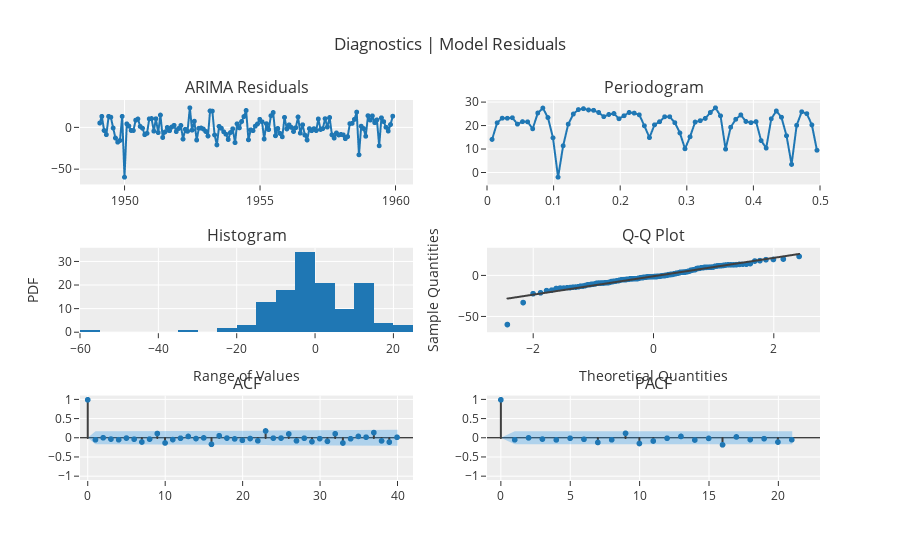

The code cell stored with this chart in its notebook:
### Code cell
exp.plot_model(sarima111212, plot='diagnostics')

### Figure 1 — Plotly figure (JSON) as saved in the notebook; plotly's stock layout.template omitted (floating-point values rounded to 4 significant figures; data arrays with more than 128 entries replaced by an {"elided": "..."} marker saying what was removed)
{"data": [{"line": {"color": "rgb(31, 119, 180)", "width": 2}, "marker": {"color": "rgb(31, 119, 180)", "size": 5}, "mode": "lines+markers", "name": "ARIMA", "showlegend": false, "type": "scattergl", "x": {"elided": "131 str values"}, "xaxis": "x", "y": {"elided": "131 float values"}, "yaxis": "y"}, {"hoverinfo": "text", "hovertext": ["Freq: 0.0076<br>Ampl: 14.2289<br>Time period: 131.0", "Freq: 0.0153<br>Ampl: 21.337<br>Time period: 65.5", "Freq: 0.0229<br>Ampl: 23.3233<br>Time period: 43.6667", "Freq: 0.0305<br>Ampl: 23.2977<br>Time period: 32.75", "Freq: 0.0382<br>Ampl: 23.5029<br>Time period: 26.2", "Freq: 0.0458<br>Ampl: 20.7744<br>Time period: 21.8333", "Freq: 0.0534<br>Ampl: 21.8448<br>Time period: 18.7143", "Freq: 0.0611<br>Ampl: 21.755<br>Time period: 16.375", "Freq: 0.0687<br>Ampl: 18.7671<br>Time period: 14.5556", "Freq: 0.0763<br>Ampl: 25.5291<br>Time period: 13.1", "Freq: 0.084<br>Ampl: 27.6437<br>Time period: 11.9091", "Freq: 0.0916<br>Ampl: 23.5829<br>Time period: 10.9167", "Freq: 0.0992<br>Ampl: 14.892<br>Time period: 10.0769", "Freq: 0.1069<br>Ampl: -1.9595<br>Time period: 9.3571", "Freq: 0.1145<br>Ampl: 11.4934<br>Time period: 8.7333", "Freq: 0.1221<br>Ampl: 20.7621<br>Time period: 8.1875", "Freq: 0.1298<br>Ampl: 25.0842<br>Time period: 7.7059", "Freq: 0.1374<br>Ampl: 26.9936<br>Time period: 7.2778", "Freq: 0.145<br>Ampl: 27.4015<br>Time period: 6.8947", "Freq: 0.1527<br>Ampl: 26.8535<br>Time period: 6.55", "Freq: 0.1603<br>Ampl: 26.6896<br>Time period: 6.2381", "Freq: 0.1679<br>Ampl: 25.7671<br>Time period: 5.9545", "Freq: 0.1756<br>Ampl: 23.9682<br>Time period: 5.6957", "Freq: 0.1832<br>Ampl: 24.9152<br>Time period: 5.4583", "Freq: 0.1908<br>Ampl: 25.3082<br>Time period: 5.24", "Freq: 0.1985<br>Ampl: 23.071<br>Time period: 5.0385", "Freq: 0.2061<br>Ampl: 24.3654<br>Time period: 4.8519", "Freq: 0.2137<br>Ampl: 25.7688<br>Time period: 4.6786", "Freq: 0.2214<br>Ampl: 25.4909<br>Time period: 4.5172", "Freq: 0.229<br>Ampl: 24.7512<br>Time period: 4.3667", "Freq: 0.2366<br>Ampl: 20.0654<br>Time period: 4.2258", "Freq: 0.2443<br>Ampl: 14.9993<br>Time period: 4.0938", "Freq: 0.2519<br>Ampl: 20.4706<br>Time period: 3.9697", "Freq: 0.2595<br>Ampl: 21.8102<br>Time period: 3.8529", "Freq: 0.2672<br>Ampl: 23.9149<br>Time period: 3.7429", "Freq: 0.2748<br>Ampl: 23.9278<br>Time period: 3.6389", "Freq: 0.2824<br>Ampl: 21.3849<br>Time period: 3.5405", "Freq: 0.2901<br>Ampl: 16.9892<br>Time period: 3.4474", "Freq: 0.2977<br>Ampl: 10.218<br>Time period: 3.359", "Freq: 0.3053<br>Ampl: 15.3472<br>Time period: 3.275", "Freq: 0.313<br>Ampl: 21.6487<br>Time period: 3.1951", "Freq: 0.3206<br>Ampl: 22.2471<br>Time period: 3.119", "Freq: 0.3282<br>Ampl: 23.2372<br>Time period: 3.0465", "Freq: 0.3359<br>Ampl: 25.7359<br>Time period: 2.9773", "Freq: 0.3435<br>Ampl: 27.7647<br>Time period: 2.9111", "Freq: 0.3511<br>Ampl: 24.3307<br>Time period: 2.8478", "Freq: 0.3588<br>Ampl: 10.064<br>Time period: 2.7872", "Freq: 0.3664<br>Ampl: 19.4341<br>Time period: 2.7292", "Freq: 0.374<br>Ampl: 22.8505<br>Time period: 2.6735", "Freq: 0.3817<br>Ampl: 24.718<br>Time period: 2.62", "Freq: 0.3893<br>Ampl: 21.9221<br>Time period: 2.5686", "Freq: 0.3969<br>Ampl: 21.3983<br>Time period: 2.5192", "Freq: 0.4046<br>Ampl: 21.8429<br>Time period: 2.4717", "Freq: 0.4122<br>Ampl: 13.7154<br>Time period: 2.4259", "Freq: 0.4198<br>Ampl: 10.5116<br>Time period: 2.3818", "Freq: 0.4275<br>Ampl: 23.0722<br>Time period: 2.3393", "Freq: 0.4351<br>Ampl: 26.4127<br>Time period: 2.2982", "Freq: 0.4427<br>Ampl: 23.73<br>Time period: 2.2586", "Freq: 0.4504<br>Ampl: 15.7995<br>Time period: 2.2203", "Freq: 0.458<br>Ampl: 3.5185<br>Time period: 2.1833", "Freq: 0.4656<br>Ampl: 20.2618<br>Time period: 2.1475", "Freq: 0.4733<br>Ampl: 26.0739<br>Time period: 2.1129", "Freq: 0.4809<br>Ampl: 25.2465<br>Time period: 2.0794", "Freq: 0.4885<br>Ampl: 20.422<br>Time period: 2.0469", "Freq: 0.4962<br>Ampl: 9.5794<br>Time period: 2.0154"], "line": {"color": "#1f77b4", "width": 2}, "marker": {"size": 5}, "mode": "lines+markers", "name": "ARIMA", "showlegend": false, "type": "scattergl", "x": [0.007634, 0.01527, 0.0229, 0.03053, 0.03817, 0.0458, 0.05344, 0.06107, 0.0687, 0.07634, 0.08397, 0.0916, 0.09924, 0.1069, 0.1145, 0.1221, 0.1298, 0.1374, 0.145, 0.1527, 0.1603, 0.1679, 0.1756, 0.1832, 0.1908, 0.1985, 0.2061, 0.2137, 0.2214, 0.229, 0.2366, 0.2443, 0.2519, 0.2595, 0.2672, 0.2748, 0.2824, 0.2901, 0.2977, 0.3053, 0.313, 0.3206, 0.3282, 0.3359, 0.3435, 0.3511, 0.3588, 0.3664, 0.374, 0.3817, 0.3893, 0.3969, 0.4046, 0.4122, 0.4198, 0.4275, 0.4351, 0.4427, 0.4504, 0.458, 0.4656, 0.4733, 0.4809, 0.4885, 0.4962], "xaxis": "x2", "y": [14.23, 21.34, 23.32, 23.3, 23.5, 20.77, 21.84, 21.75, 18.77, 25.53, 27.64, 23.58, 14.89, -1.959, 11.49, 20.76, 25.08, 26.99, 27.4, 26.85, 26.69, 25.77, 23.97, 24.92, 25.31, 23.07, 24.37, 25.77, 25.49, 24.75, 20.07, 15.0, 20.47, 21.81, 23.91, 23.93, 21.38, 16.99, 10.22, 15.35, 21.65, 22.25, 23.24, 25.74, 27.76, 24.33, 10.06, 19.43, 22.85, 24.72, 21.92, 21.4, 21.84, 13.72, 10.51, 23.07, 26.41, 23.73, 15.8, 3.518, 20.26, 26.07, 25.25, 20.42, 9.579], "yaxis": "y2"}, {"alignmentgroup": "True", "bingroup": "x", "hovertemplate": "variable=ARIMA<br>value=%{x}<br>count=%{y}<extra></extra>", "legendgroup": "ARIMA", "marker": {"color": "#1f77b4", "pattern": {"shape": ""}}, "name": "ARIMA", "offsetgroup": "ARIMA", "orientation": "v", "showlegend": false, "type": "histogram", "x": {"elided": "131 float values"}, "xaxis": "x3", "yaxis": "y3"}, {"marker": {"color": "#1f77b4"}, "mode": "markers", "name": "ARIMA", "showlegend": false, "type": "scattergl", "x": {"elided": "131 float values"}, "xaxis": "x4", "y": {"elided": "131 float values"}, "yaxis": "y4"}, {"line": {"color": "#3f3f3f"}, "mode": "lines", "name": "ARIMA", "showlegend": false, "type": "scattergl", "x": {"elided": "131 float values"}, "xaxis": "x4", "y": {"elided": "131 float values"}, "yaxis": "y4"}, {"line": {"color": "#3f3f3f"}, "mode": "lines", "name": "ACF", "showlegend": false, "type": "scattergl", "x": [0, 0], "xaxis": "x5", "y": [0, 1], "yaxis": "y5"}, {"line": {"color": "#3f3f3f"}, "mode": "lines", "name": "ACF", "showlegend": false, "type": "scattergl", "x": [1, 1], "xaxis": "x5", "y": [0, -0.04629], "yaxis": "y5"}, {"line": {"color": "#3f3f3f"}, "mode": "lines", "name": "ACF", "showlegend": false, "type": "scattergl", "x": [2, 2], "xaxis": "x5", "y": [0, 0.005326], "yaxis": "y5"}, {"line": {"color": "#3f3f3f"}, "mode": "lines", "name": "ACF", "showlegend": false, "type": "scattergl", "x": [3, 3], "xaxis": "x5", "y": [0, -0.02868], "yaxis": "y5"}, {"line": {"color": "#3f3f3f"}, "mode": "lines", "name": "ACF", "showlegend": false, "type": "scattergl", "x": [4, 4], "xaxis": "x5", "y": [0, -0.04487], "yaxis": "y5"}, {"line": {"color": "#3f3f3f"}, "mode": "lines", "name": "ACF", "showlegend": false, "type": "scattergl", "x": [5, 5], "xaxis": "x5", "y": [0, -0.002216], "yaxis": "y5"}, {"line": {"color": "#3f3f3f"}, "mode": "lines", "name": "ACF", "showlegend": false, "type": "scattergl", "x": [6, 6], "xaxis": "x5", "y": [0, -0.03095], "yaxis": "y5"}, {"line": {"color": "#3f3f3f"}, "mode": "lines", "name": "ACF", "showlegend": false, "type": "scattergl", "x": [7, 7], "xaxis": "x5", "y": [0, -0.1045], "yaxis": "y5"}, {"line": {"color": "#3f3f3f"}, "mode": "lines", "name": "ACF", "showlegend": false, "type": "scattergl", "x": [8, 8], "xaxis": "x5", "y": [0, -0.02985], "yaxis": "y5"}, {"line": {"color": "#3f3f3f"}, "mode": "lines", "name": "ACF", "showlegend": false, "type": "scattergl", "x": [9, 9], "xaxis": "x5", "y": [0, 0.1169], "yaxis": "y5"}, {"line": {"color": "#3f3f3f"}, "mode": "lines", "name": "ACF", "showlegend": false, "type": "scattergl", "x": [10, 10], "xaxis": "x5", "y": [0, -0.1301], "yaxis": "y5"}, {"line": {"color": "#3f3f3f"}, "mode": "lines", "name": "ACF", "showlegend": false, "type": "scattergl", "x": [11, 11], "xaxis": "x5", "y": [0, -0.04191], "yaxis": "y5"}, {"line": {"color": "#3f3f3f"}, "mode": "lines", "name": "ACF", "showlegend": false, "type": "scattergl", "x": [12, 12], "xaxis": "x5", "y": [0, -0.006308], "yaxis": "y5"}, {"line": {"color": "#3f3f3f"}, "mode": "lines", "name": "ACF", "showlegend": false, "type": "scattergl", "x": [13, 13], "xaxis": "x5", "y": [0, 0.04085], "yaxis": "y5"}, {"line": {"color": "#3f3f3f"}, "mode": "lines", "name": "ACF", "showlegend": false, "type": "scattergl", "x": [14, 14], "xaxis": "x5", "y": [0, -0.01444], "yaxis": "y5"}, {"line": {"color": "#3f3f3f"}, "mode": "lines", "name": "ACF", "showlegend": false, "type": "scattergl", "x": [15, 15], "xaxis": "x5", "y": [0, 0.002511], "yaxis": "y5"}, {"line": {"color": "#3f3f3f"}, "mode": "lines", "name": "ACF", "showlegend": false, "type": "scattergl", "x": [16, 16], "xaxis": "x5", "y": [0, -0.1651], "yaxis": "y5"}, {"line": {"color": "#3f3f3f"}, "mode": "lines", "name": "ACF", "showlegend": false, "type": "scattergl", "x": [17, 17], "xaxis": "x5", "y": [0, 0.0593], "yaxis": "y5"}, {"line": {"color": "#3f3f3f"}, "mode": "lines", "name": "ACF", "showlegend": false, "type": "scattergl", "x": [18, 18], "xaxis": "x5", "y": [0, -0.002195], "yaxis": "y5"}, {"line": {"color": "#3f3f3f"}, "mode": "lines", "name": "ACF", "showlegend": false, "type": "scattergl", "x": [19, 19], "xaxis": "x5", "y": [0, -0.02349], "yaxis": "y5"}, {"line": {"color": "#3f3f3f"}, "mode": "lines", "name": "ACF", "showlegend": false, "type": "scattergl", "x": [20, 20], "xaxis": "x5", "y": [0, -0.06069], "yaxis": "y5"}, {"line": {"color": "#3f3f3f"}, "mode": "lines", "name": "ACF", "showlegend": false, "type": "scattergl", "x": [21, 21], "xaxis": "x5", "y": [0, -0.01352], "yaxis": "y5"}, {"line": {"color": "#3f3f3f"}, "mode": "lines", "name": "ACF", "showlegend": false, "type": "scattergl", "x": [22, 22], "xaxis": "x5", "y": [0, -0.0736], "yaxis": "y5"}, {"line": {"color": "#3f3f3f"}, "mode": "lines", "name": "ACF", "showlegend": false, "type": "scattergl", "x": [23, 23], "xaxis": "x5", "y": [0, 0.1838], "yaxis": "y5"}, {"line": {"color": "#3f3f3f"}, "mode": "lines", "name": "ACF", "showlegend": false, "type": "scattergl", "x": [24, 24], "xaxis": "x5", "y": [0, -0.004004], "yaxis": "y5"}, {"line": {"color": "#3f3f3f"}, "mode": "lines", "name": "ACF", "showlegend": false, "type": "scattergl", "x": [25, 25], "xaxis": "x5", "y": [0, -0.002635], "yaxis": "y5"}, {"line": {"color": "#3f3f3f"}, "mode": "lines", "name": "ACF", "showlegend": false, "type": "scattergl", "x": [26, 26], "xaxis": "x5", "y": [0, 0.1059], "yaxis": "y5"}, {"line": {"color": "#3f3f3f"}, "mode": "lines", "name": "ACF", "showlegend": false, "type": "scattergl", "x": [27, 27], "xaxis": "x5", "y": [0, -0.07448], "yaxis": "y5"}, {"line": {"color": "#3f3f3f"}, "mode": "lines", "name": "ACF", "showlegend": false, "type": "scattergl", "x": [28, 28], "xaxis": "x5", "y": [0, -0.005792], "yaxis": "y5"}, {"line": {"color": "#3f3f3f"}, "mode": "lines", "name": "ACF", "showlegend": false, "type": "scattergl", "x": [29, 29], "xaxis": "x5", "y": [0, -0.09596], "yaxis": "y5"}, {"line": {"color": "#3f3f3f"}, "mode": "lines", "name": "ACF", "showlegend": false, "type": "scattergl", "x": [30, 30], "xaxis": "x5", "y": [0, -0.01673], "yaxis": "y5"}, {"line": {"color": "#3f3f3f"}, "mode": "lines", "name": "ACF", "showlegend": false, "type": "scattergl", "x": [31, 31], "xaxis": "x5", "y": [0, -0.08794], "yaxis": "y5"}, {"line": {"color": "#3f3f3f"}, "mode": "lines", "name": "ACF", "showlegend": false, "type": "scattergl", "x": [32, 32], "xaxis": "x5", "y": [0, 0.1106], "yaxis": "y5"}, {"line": {"color": "#3f3f3f"}, "mode": "lines", "name": "ACF", "showlegend": false, "type": "scattergl", "x": [33, 33], "xaxis": "x5", "y": [0, -0.1308], "yaxis": "y5"}, {"line": {"color": "#3f3f3f"}, "mode": "lines", "name": "ACF", "showlegend": false, "type": "scattergl", "x": [34, 34], "xaxis": "x5", "y": [0, -0.01969], "yaxis": "y5"}, {"line": {"color": "#3f3f3f"}, "mode": "lines", "name": "ACF", "showlegend": false, "type": "scattergl", "x": [35, 35], "xaxis": "x5", "y": [0, 0.04188], "yaxis": "y5"}, {"line": {"color": "#3f3f3f"}, "mode": "lines", "name": "ACF", "showlegend": false, "type": "scattergl", "x": [36, 36], "xaxis": "x5", "y": [0, 0.02138], "yaxis": "y5"}, {"line": {"color": "#3f3f3f"}, "mode": "lines", "name": "ACF", "showlegend": false, "type": "scattergl", "x": [37, 37], "xaxis": "x5", "y": [0, 0.1415], "yaxis": "y5"}, {"line": {"color": "#3f3f3f"}, "mode": "lines", "name": "ACF", "showlegend": false, "type": "scattergl", "x": [38, 38], "xaxis": "x5", "y": [0, -0.0759], "yaxis": "y5"}, {"line": {"color": "#3f3f3f"}, "mode": "lines", "name": "ACF", "showlegend": false, "type": "scattergl", "x": [39, 39], "xaxis": "x5", "y": [0, -0.1084], "yaxis": "y5"}, {"line": {"color": "#3f3f3f"}, "mode": "lines", "name": "ACF", "showlegend": false, "type": "scattergl", "x": [40, 40], "xaxis": "x5", "y": [0, 0.01863], "yaxis": "y5"}, {"marker": {"color": "#1f77b4", "size": 6}, "mode": "markers", "name": "ACF", "showlegend": false, "type": "scattergl", "x": [0, 1, 2, 3, 4, 5, 6, 7, 8, 9, 10, 11, 12, 13, 14, 15, 16, 17, 18, 19, 20, 21, 22, 23, 24, 25, 26, 27, 28, 29, 30, 31, 32, 33, 34, 35, 36, 37, 38, 39, 40], "xaxis": "x5", "y": [1, -0.04629, 0.005326, -0.02868, -0.04487, -0.002216, -0.03095, -0.1045, -0.02985, 0.1169, -0.1301, -0.04191, -0.006308, 0.04085, -0.01444, 0.002511, -0.1651, 0.0593, -0.002195, -0.02349, -0.06069, -0.01352, -0.0736, 0.1838, -0.004004, -0.002635, 0.1059, -0.07448, -0.005792, -0.09596, -0.01673, -0.08794, 0.1106, -0.1308, -0.01969, 0.04188, 0.02138, 0.1415, -0.0759, -0.1084, 0.01863], "yaxis": "y5"}, {"line": {"color": "rgba(255,255,255,0)"}, "mode": "lines", "name": "UC", "showlegend": false, "type": "scatter", "x": [0, 1, 2, 3, 4, 5, 6, 7, 8, 9, 10, 11, 12, 13, 14, 15, 16, 17, 18, 19, 20, 21, 22, 23, 24, 25, 26, 27, 28, 29, 30, 31, 32, 33, 34, 35, 36, 37, 38, 39, 40], "xaxis": "x5", "y": [0, 0.1712, 0.1716, 0.1716, 0.1718, 0.1721, 0.1721, 0.1723, 0.1741, 0.1743, 0.1765, 0.1793, 0.1796, 0.1796, 0.1799, 0.1799, 0.1799, 0.1843, 0.1849, 0.1849, 0.185, 0.1856, 0.1856, 0.1864, 0.1917, 0.1917, 0.1917, 0.1934, 0.1942, 0.1942, 0.1956, 0.1957, 0.1968, 0.1986, 0.2011, 0.2012, 0.2015, 0.2015, 0.2044, 0.2052, 0.2069], "yaxis": "y5"}, {"fill": "tonexty", "fillcolor": "rgba(32, 146, 230,0.3)", "line": {"color": "rgba(255,255,255,0)"}, "mode": "lines", "name": "LC", "showlegend": false, "type": "scatter", "x": [0, 1, 2, 3, 4, 5, 6, 7, 8, 9, 10, 11, 12, 13, 14, 15, 16, 17, 18, 19, 20, 21, 22, 23, 24, 25, 26, 27, 28, 29, 30, 31, 32, 33, 34, 35, 36, 37, 38, 39, 40], "xaxis": "x5", "y": [0, -0.1712, -0.1716, -0.1716, -0.1718, -0.1721, -0.1721, -0.1723, -0.1741, -0.1743, -0.1765, -0.1793, -0.1796, -0.1796, -0.1799, -0.1799, -0.1799, -0.1843, -0.1849, -0.1849, -0.185, -0.1856, -0.1856, -0.1864, -0.1917, -0.1917, -0.1917, -0.1934, -0.1942, -0.1942, -0.1956, -0.1957, -0.1968, -0.1986, -0.2011, -0.2012, -0.2015, -0.2015, -0.2044, -0.2052, -0.2069], "yaxis": "y5"}, {"line": {"color": "#3f3f3f"}, "mode": "lines", "name": "PACF", "showlegend": false, "type": "scattergl", "x": [0, 0], "xaxis": "x6", "y": [0, 1], "yaxis": "y6"}, {"line": {"color": "#3f3f3f"}, "mode": "lines", "name": "PACF", "showlegend": false, "type": "scattergl", "x": [1, 1], "xaxis": "x6", "y": [0, -0.04665], "yaxis": "y6"}, {"line": {"color": "#3f3f3f"}, "mode": "lines", "name": "PACF", "showlegend": false, "type": "scattergl", "x": [2, 2], "xaxis": "x6", "y": [0, 0.003239], "yaxis": "y6"}, {"line": {"color": "#3f3f3f"}, "mode": "lines", "name": "PACF", "showlegend": false, "type": "scattergl", "x": [3, 3], "xaxis": "x6", "y": [0, -0.02901], "yaxis": "y6"}, {"line": {"color": "#3f3f3f"}, "mode": "lines", "name": "PACF", "showlegend": false, "type": "scattergl", "x": [4, 4], "xaxis": "x6", "y": [0, -0.04916], "yaxis": "y6"}, {"line": {"color": "#3f3f3f"}, "mode": "lines", "name": "PACF", "showlegend": false, "type": "scattergl", "x": [5, 5], "xaxis": "x6", "y": [0, -0.006619], "yaxis": "y6"}, {"line": {"color": "#3f3f3f"}, "mode": "lines", "name": "PACF", "showlegend": false, "type": "scattergl", "x": [6, 6], "xaxis": "x6", "y": [0, -0.03361], "yaxis": "y6"}, {"line": {"color": "#3f3f3f"}, "mode": "lines", "name": "PACF", "showlegend": false, "type": "scattergl", "x": [7, 7], "xaxis": "x6", "y": [0, -0.1172], "yaxis": "y6"}, {"line": {"color": "#3f3f3f"}, "mode": "lines", "name": "PACF", "showlegend": false, "type": "scattergl", "x": [8, 8], "xaxis": "x6", "y": [0, -0.04659], "yaxis": "y6"}, {"line": {"color": "#3f3f3f"}, "mode": "lines", "name": "PACF", "showlegend": false, "type": "scattergl", "x": [9, 9], "xaxis": "x6", "y": [0, 0.1216], "yaxis": "y6"}, {"line": {"color": "#3f3f3f"}, "mode": "lines", "name": "PACF", "showlegend": false, "type": "scattergl", "x": [10, 10], "xaxis": "x6", "y": [0, -0.1439], "yaxis": "y6"}, {"line": {"color": "#3f3f3f"}, "mode": "lines", "name": "PACF", "showlegend": false, "type": "scattergl", "x": [11, 11], "xaxis": "x6", "y": [0, -0.07845], "yaxis": "y6"}, {"line": {"color": "#3f3f3f"}, "mode": "lines", "name": "PACF", "showlegend": false, "type": "scattergl", "x": [12, 12], "xaxis": "x6", "y": [0, -0.006665], "yaxis": "y6"}, {"line": {"color": "#3f3f3f"}, "mode": "lines", "name": "PACF", "showlegend": false, "type": "scattergl", "x": [13, 13], "xaxis": "x6", "y": [0, 0.04133], "yaxis": "y6"}, {"line": {"color": "#3f3f3f"}, "mode": "lines", "name": "PACF", "showlegend": false, "type": "scattergl", "x": [14, 14], "xaxis": "x6", "y": [0, -0.05255], "yaxis": "y6"}, {"line": {"color": "#3f3f3f"}, "mode": "lines", "name": "PACF", "showlegend": false, "type": "scattergl", "x": [15, 15], "xaxis": "x6", "y": [0, -0.01067], "yaxis": "y6"}, {"line": {"color": "#3f3f3f"}, "mode": "lines", "name": "PACF", "showlegend": false, "type": "scattergl", "x": [16, 16], "xaxis": "x6", "y": [0, -0.1795], "yaxis": "y6"}, {"line": {"color": "#3f3f3f"}, "mode": "lines", "name": "PACF", "showlegend": false, "type": "scattergl", "x": [17, 17], "xaxis": "x6", "y": [0, 0.02748], "yaxis": "y6"}, {"line": {"color": "#3f3f3f"}, "mode": "lines", "name": "PACF", "showlegend": false, "type": "scattergl", "x": [18, 18], "xaxis": "x6", "y": [0, -0.0428], "yaxis": "y6"}, {"line": {"color": "#3f3f3f"}, "mode": "lines", "name": "PACF", "showlegend": false, "type": "scattergl", "x": [19, 19], "xaxis": "x6", "y": [0, -0.0177], "yaxis": "y6"}, {"line": {"color": "#3f3f3f"}, "mode": "lines", "name": "PACF", "showlegend": false, "type": "scattergl", "x": [20, 20], "xaxis": "x6", "y": [0, -0.1062], "yaxis": "y6"}, {"line": {"color": "#3f3f3f"}, "mode": "lines", "name": "PACF", "showlegend": false, "type": "scattergl", "x": [21, 21], "xaxis": "x6", "y": [0, -0.04556], "yaxis": "y6"}, {"marker": {"color": "#1f77b4", "size": 6}, "mode": "markers", "name": "PACF", "showlegend": false, "type": "scattergl", "x": [0, 1, 2, 3, 4, 5, 6, 7, 8, 9, 10, 11, 12, 13, 14, 15, 16, 17, 18, 19, 20, 21], "xaxis": "x6", "y": [1, -0.04665, 0.003239, -0.02901, -0.04916, -0.006619, -0.03361, -0.1172, -0.04659, 0.1216, -0.1439, -0.07845, -0.006665, 0.04133, -0.05255, -0.01067, -0.1795, 0.02748, -0.0428, -0.0177, -0.1062, -0.04556], "yaxis": "y6"}, {"line": {"color": "rgba(255,255,255,0)"}, "mode": "lines", "name": "UC", "showlegend": false, "type": "scatter", "x": [0, 1, 2, 3, 4, 5, 6, 7, 8, 9, 10, 11, 12, 13, 14, 15, 16, 17, 18, 19, 20, 21], "xaxis": "x6", "y": [0, 0.1712, 0.1712, 0.1712, 0.1712, 0.1712, 0.1712, 0.1712, 0.1712, 0.1712, 0.1712, 0.1712, 0.1712, 0.1712, 0.1712, 0.1712, 0.1712, 0.1712, 0.1712, 0.1712, 0.1712, 0.1712], "yaxis": "y6"}, {"fill": "tonexty", "fillcolor": "rgba(32, 146, 230,0.3)", "line": {"color": "rgba(255,255,255,0)"}, "mode": "lines", "name": "LC", "showlegend": false, "type": "scatter", "x": [0, 1, 2, 3, 4, 5, 6, 7, 8, 9, 10, 11, 12, 13, 14, 15, 16, 17, 18, 19, 20, 21], "xaxis": "x6", "y": [0, -0.1712, -0.1712, -0.1712, -0.1712, -0.1712, -0.1712, -0.1712, -0.1712, -0.1712, -0.1712, -0.1712, -0.1712, -0.1712, -0.1712, -0.1712, -0.1712, -0.1712, -0.1712, -0.1712, -0.1712, -0.1712], "yaxis": "y6"}], "layout": {"annotations": [{"font": {"size": 16}, "showarrow": false, "text": "ARIMA Residuals", "x": 0.225, "xanchor": "center", "xref": "paper", "y": 1, "yanchor": "bottom", "yref": "paper"}, {"font": {"size": 16}, "showarrow": false, "text": "Periodogram", "x": 0.775, "xanchor": "center", "xref": "paper", "y": 1, "yanchor": "bottom", "yref": "paper"}, {"font": {"size": 16}, "showarrow": false, "text": "Histogram", "x": 0.225, "xanchor": "center", "xref": "paper", "y": 0.6111, "yanchor": "bottom", "yref": "paper"}, {"font": {"size": 16}, "showarrow": false, "text": "Q-Q Plot", "x": 0.775, "xanchor": "center", "xref": "paper", "y": 0.6111, "yanchor": "bottom", "yref": "paper"}, {"font": {"size": 16}, "showarrow": false, "text": "ACF", "x": 0.225, "xanchor": "center", "xref": "paper", "y": 0.2222, "yanchor": "bottom", "yref": "paper"}, {"font": {"size": 16}, "showarrow": false, "text": "PACF", "x": 0.775, "xanchor": "center", "xref": "paper", "y": 0.2222, "yanchor": "bottom", "yref": "paper"}], "showlegend": false, "title": {"text": "Diagnostics | Model Residuals"}, "xaxis": {"anchor": "y", "domain": [0, 0.45]}, "xaxis2": {"anchor": "y2", "domain": [0.55, 1], "range": [0, 0.5]}, "xaxis3": {"anchor": "y3", "domain": [0, 0.45], "title": {"text": "Range of Values"}}, "xaxis4": {"anchor": "y4", "domain": [0.55, 1], "title": {"text": "Theoretical Quantities"}}, "xaxis5": {"anchor": "y5", "domain": [0, 0.45], "range": [-1, 42]}, "xaxis6": {"anchor": "y6", "domain": [0.55, 1], "range": [-1, 23]}, "yaxis": {"anchor": "x", "domain": [0.7778, 1]}, "yaxis2": {"anchor": "x2", "domain": [0.7778, 1]}, "yaxis3": {"anchor": "x3", "domain": [0.3889, 0.6111], "title": {"text": "PDF"}}, "yaxis4": {"anchor": "x4", "domain": [0.3889, 0.6111], "title": {"text": "Sample Quantities"}}, "yaxis5": {"anchor": "x5", "domain": [0, 0.2222], "range": [-1.1, 1.1], "zerolinecolor": "#000000"}, "yaxis6": {"anchor": "x6", "domain": [0, 0.2222], "range": [-1.1, 1.1], "zerolinecolor": "#000000"}}}
